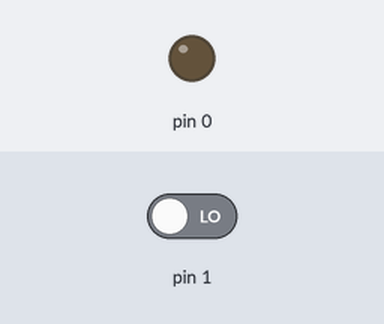
A sketch run on a simulated Arduino Uno, built with avr-gcc and run on an emulated ATmega328P. On the bench: output pins drawn as LEDs (lit = HIGH). Inputs (shaded band) come from the test bench; at power-on: pin 1 LOW.

Above: at 1.2 s.
1.3 s: pin 1 driven HIGH
At 1.7 s:
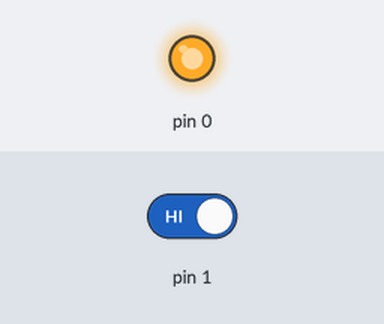
2.8 s: pin 1 driven LOW
At 4.1 s:
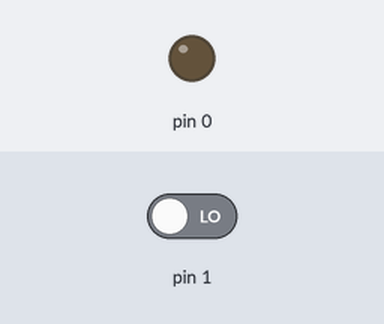
Timing chart, 0 to 5.8 s (numbered marks = the images above; inputs shaded):
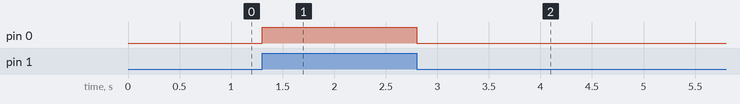

The sketch:

code_file.ino
```cpp
void setup()
{
  pinMode(0, OUTPUT);
  pinMode(1, INPUT);
}


void loop()
{

  if(digitalRead(1)==1)
  {
    digitalWrite(0, HIGH);
  }
  else
  {
    digitalWrite(0, LOW);
   }
}
```

Measured:
- after the input at 1.3 s, pin 0: LOW → HIGH at once
- after the input at 2.8 s, pin 0: HIGH → LOW at once
